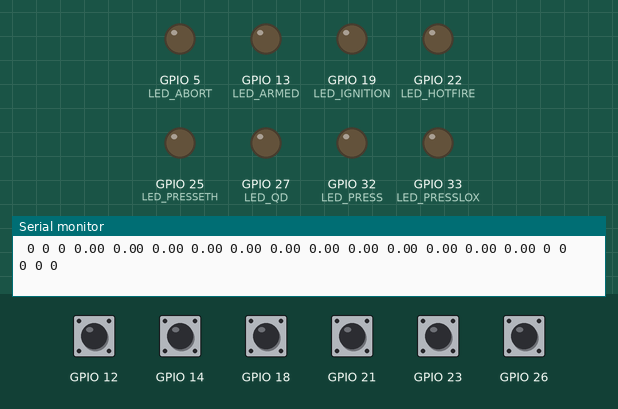
The sketch below on a simulated ESP32. Shown: output pins drawn as LEDs (lit = HIGH), the last lines printed to the serial monitor. The test bench sets the inputs (shaded band); at power-on: GPIO 12, GPIO 14, GPIO 18, GPIO 21, GPIO 23, GPIO 26 HIGH.

Above: at 1.2 s.
1.3 s: GPIO 18 pulled LOW for 0.15 s
At 2.4 s:
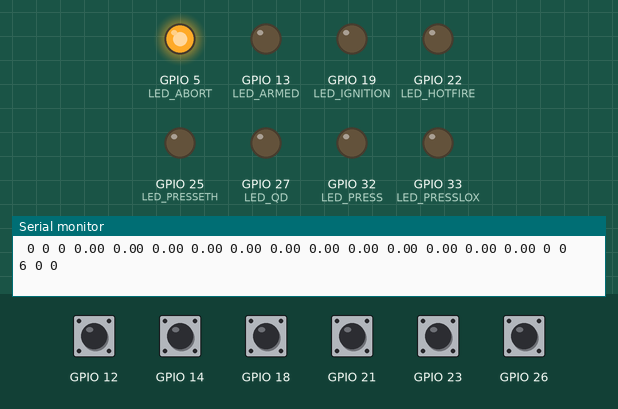
2.9 s: GPIO 12 pulled LOW for 0.15 s
4.5 s: GPIO 14 pulled LOW for 0.15 s
6.1 s: GPIO 21 pulled LOW for 0.15 s
7.7 s: GPIO 23 pulled LOW for 0.15 s
9.3 s: GPIO 26 pulled LOW for 0.15 s
Timing chart, 0 to 11.9 s (numbered marks = the images above; inputs shaded):
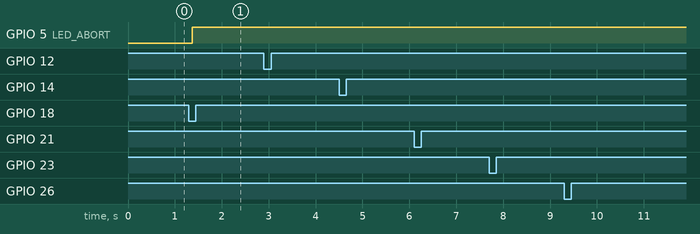

The sketch:

COMBoard_LE2_MAIN.ino
```cpp
/*
This code runs on the COM ESP32 and has a couple of main tasks.
1. Receive sensor data from DAQ ESP32
2. Send servo commands to DAQ ESP32
*/

#include <esp_now.h>
#include <WiFi.h>
#include <Wire.h>
#include <Arduino.h>
#include "HX711.h"
#include <ezButton.h>
#include "avdweb_Switch.h" //https://github.com/avandalen/avdweb_Switch
#include "freertos/FreeRTOS.h"
#include "freertos/Task.h"

//IF YOU WANT TO DEBUG, SET THIS TO 1. IF NOT SET ZERO
int DEBUG = 0;
bool SWITCHES = false;

#define COM_ID 1
#define DAQ_POWER_ID 2
#define DAQ_SENSE_ID 3

Switch SWITCH_ARMED = Switch(14);  //correct
Switch SWITCH_PRESS = Switch(12);  //correct
Switch SWITCH_QD = Switch(26);   //  correct
Switch SWITCH_IGNITION = Switch(21);
Switch SWITCH_HOTFIRE = Switch(23);
Switch SWITCH_ABORT = Switch(18);
#define LED_ARMED 13   //correct
#define LED_PRESSETH 25 //correct
#define LED_PRESSLOX 33 //corect
#define LED_PRESS 32 //correct
#define LED_QD 27 //correct
#define LED_IGNITION 19 //
#define LED_HOTFIRE 22  //correct
#define LED_ABORT 5

float pressTime = 0;

String success;
String message;
String serialMessage;
int COMState;
int incomingByte = 0;
int incomingMessageTime;
float incomingPT1 = 4; //PT errors when initialized to zero
float incomingPT2 = 4;
float incomingPT3 = 4;
float incomingPT4 = 4;
float incomingPT5 = 4;
float incomingLC1 = 4;
float incomingLC2 = 4;
float incomingLC3 = 4;
float incomingTC1 = 4;
float incomingTC2 = 4;
float incomingTC3 = 4;
float incomingTC4 = 4;
float incomingCap1 = 0;
float incomingCap2 = 0;
bool pressComplete = false;
bool ethComplete = false;
bool oxComplete = false;
short int queueSize = 0;

//TIMING VARIABLES
int state;
int serialState;
int manualState;
int DAQState;
int loopStartTime;
int sendDelay = 50;   //Measured in ms
enum STATES {IDLE, ARMED, PRESS, QD, IGNITION, HOTFIRE, ABORT};
//#define DEBUG_IDLE 90
//#define DEBUG_ARMED 91
//#define DEBUG_PRESS 92
//#define DEBUG_QD 93
//#define DEBUG_IGNITION 94
//#define DEBUG_HOTFIRE 95
//#define DEBUG_ABORT 96
double lastPrintTime = 0;
int debug_state = 0;

float currTime = 0;
float loopTime = 0;

float sendTime = 0;
float receiveTime = 0;

//ENSURE IP ADDRESS IS CORRECT FOR DEVICE IN USE!!!
//DAQ Breadboard {0x24, 0x62, 0xAB, 0xD2, 0x85, 0xDC}
//DAQ Protoboard {0x0C, 0xDC, 0x7E, 0xCB, 0x05, 0xC4}
//NON BUSTED DAQ {0x7C, 0x9E, 0xBD, 0xD8, 0xFC, 0x14}
// {0xC4, 0xDD, 0x57, 0x9E, 0x96, 0x34};
// uint8_t broadcastAddress[] = {0x08, 0x3A, 0xF2, 0xB7, 0x29, 0xBC}; //DAQ 1
//uint8_t broadcastAddress[] = {0xC8, 0xF0, 0x9E, 0x4F, 0x3C, 0xA4}; //Core board 2
//uint8_t broadcastAddress[] = {0x08, 0x3A, 0xF2, 0xB7, 0x29, 0xBC}; //TEST
uint8_t broadcastAddress[] = {0xe4, 0x65, 0xB8, 0x27, 0x62, 0x64}; //POWER

//{0x30, 0xC6, 0xF7, 0x2A, 0x28, 0x04}

//Structure example to send data
//Must match the receiver structure
typedef struct struct_message {
     int id;
     int messageTime;
     float PT_O1;
     float PT_O2;
     float PT_E1;
     float PT_E2;
     float PT_C1;
     float LC_1;
     float LC_2;
     float LC_3;
     float TC_1;
     float TC_2;
     float TC_3;
     float TC_4;
     int COMState;
     int DAQState;
     short int queueLength;
    //  bool pressComplete;
     bool ethComplete;
     bool oxComplete;
} struct_message;

struct_message myData;
//struct_message for incoming SENSE Board Readings
struct_message SENSE;
// Create a struct_message for POWER DAQ data.
struct_message POWER;
// Create a struct_message to hold outgoing commands
struct_message Commands;
// Callback when data is received, should we add this to the daq_sense board?
esp_now_peer_info_t peerInfo;


// Callback when data is received, should we add this to the daq_sense board?
void OnDataRecv(const uint8_t *mac, const uint8_t *incomingData, int len) {
  memcpy(&myData, incomingData, sizeof(myData));
  if (myData.id == DAQ_SENSE_ID) {
    SENSE = myData;
    // Serial.println("received sense");
    // Serial.println("dskljfhlksdj");
  }
  else if (myData.id == DAQ_POWER_ID) {
    POWER = myData;
    // Serial.print(POWER.DAQState);
  }
//  Serial.printf("Board ID %u: %u bytes\n", myData.id, len);
}


void setup() {
  // put your setup code here, to run once:
  Serial.begin(115200);
  Serial.println("Start of Setup");

  // setup LEDs and set to LOW
  pinMode(LED_ARMED, OUTPUT);
  pinMode(LED_PRESSETH, OUTPUT);
  pinMode(LED_PRESSLOX, OUTPUT);
  pinMode(LED_PRESS, OUTPUT);
  pinMode(LED_QD, OUTPUT);
  pinMode(LED_IGNITION, OUTPUT);
  pinMode(LED_HOTFIRE, OUTPUT);
  pinMode(LED_ABORT, OUTPUT);

  digitalWrite(LED_ARMED, LOW);
  digitalWrite(LED_PRESSETH, LOW);
  digitalWrite(LED_PRESSLOX, LOW);
  digitalWrite(LED_PRESS, LOW);
  digitalWrite(LED_QD, LOW);
  digitalWrite(LED_IGNITION, LOW);
  digitalWrite(LED_HOTFIRE, LOW);
  digitalWrite(LED_ABORT, LOW);


//
//  while(SWITCH_ABORT.on()){digitalWrite(LED_ABORT, HIGH);}
  Serial.println(WiFi.macAddress());
  //set device as WiFi station
  WiFi.mode(WIFI_STA);

  //initialize ESP32
   if (esp_now_init() != ESP_OK) {
    Serial.println("Error initializing ESP-NOW");
    return;
  }

  esp_now_register_send_cb(OnDataSent);

  // Register peer
  memcpy(peerInfo.peer_addr, broadcastAddress, 6);
  peerInfo.channel = 0;
  peerInfo.encrypt = false;

  // Add peer
  if (esp_now_add_peer(&peerInfo) != ESP_OK){
    Serial.println("Failed to add peer");
    return;
  }

  // Register for a callback function that will be called when data is received
  esp_now_register_recv_cb(OnDataRecv);

  // Used for debugging
  // Serial.println(WiFi.macAddress());
  state = IDLE;
  serialState = IDLE;
}

void loop(){
  receiveDataPrint();
  loopStartTime=millis();
  if (Serial.available() > 0) {
  // read the incoming byte:
    serialState = Serial.read()-48; //serial monitor input must be set to "No Line Ending"
  }
  if (POWER.DAQState != serialState) {
    dataSendCheck();
    // Serial.print("sdhgklsdhfljksf");
  }
  // Serial.print("I received: ");
  SWITCH_ARMED.poll();
  SWITCH_PRESS.poll();
  SWITCH_QD.poll();
  SWITCH_IGNITION.poll();
  SWITCH_HOTFIRE.poll();
  SWITCH_ABORT.poll();
  if (SWITCH_ABORT.on()) {Serial.println("abort switch on");}
  if (SWITCH_ARMED.on()) {Serial.println("armed switch on");}
  if (SWITCH_PRESS.on()) {Serial.println("press switch on");}
  if (SWITCH_QD.on()) {Serial.println("qd switch on");}
  if (SWITCH_IGNITION.on()) {Serial.println("ignitie switch on");}
  if (SWITCH_HOTFIRE.on()) {Serial.println("hf switch on");}
  if (DEBUG ==1) {
  Serial.print("COM State: ");
  Serial.print(state);
  Serial.print(";      DAQ State: ");
  Serial.println(POWER.DAQState);
  }
  switch (state) {
//
// if (DEBUG ==1) {
//  Serial.println(state);
// }

  case (IDLE): //Includes polling
    turnoffLEDs();
    if (SWITCH_ABORT.on()) {serialState=ABORT;}
    if (SWITCH_ARMED.on()) {serialState=ARMED;}
    state = serialState;
    break;

  case (ARMED):
    if (POWER.DAQState == ARMED) {digitalWrite(LED_ARMED, HIGH);}
    if (SWITCH_ABORT.on()) {serialState=ABORT;}
    if (SWITCH_PRESS.on()) {serialState=PRESS;}
    if(!SWITCH_ARMED.on() && SWITCHES) {serialState=IDLE;}
    state = serialState;
    break;

  case (PRESS):
   // press();
    if (SWITCH_ABORT.on()) {serialState=ABORT;}
    if (POWER.DAQState == PRESS) {digitalWrite(LED_PRESS, HIGH);}
    if (ethComplete) {digitalWrite(LED_PRESSETH, HIGH);}
    if (oxComplete) {digitalWrite(LED_PRESSLOX, HIGH);}
    if (!ethComplete) {digitalWrite(LED_PRESSETH, LOW);}
    if (!oxComplete) {digitalWrite(LED_PRESSLOX, LOW);}
    if (SWITCH_QD.on()) {serialState=QD;}  //add pressComplete && later
    //add return to idle functionality hyer
    if(!SWITCH_PRESS.on() && !SWITCH_ARMED.on() && SWITCHES) {serialState=IDLE;}
    state = serialState;
    break;

  case (QD):
    //quick_disconnect();
    if (SWITCH_ABORT.on()) {serialState=ABORT;}
    if (POWER.DAQState == QD) {digitalWrite(LED_QD, HIGH);}
    if (SWITCH_IGNITION.on()) {serialState=IGNITION;}
    if(!SWITCH_QD.on() && !SWITCH_ARMED.on() && SWITCHES) {serialState=IDLE;}
    dataSendCheck();
    state = serialState;
    break;


  case (IGNITION):
    //ignition();
    if (SWITCH_ABORT.on()) {serialState=ABORT;}
    if (POWER.DAQState == IGNITION) {digitalWrite(LED_IGNITION, HIGH);}
    if (SWITCH_HOTFIRE.on()) {serialState=HOTFIRE;}
    if(!SWITCH_ARMED.on() && !SWITCH_IGNITION.on() && SWITCHES) {
      serialState=IDLE;}
    // Serial.print("ksjdgksldjf");
    dataSendCheck();
    state = serialState;
    break;

  case (HOTFIRE):
    // hotfire();
    if (SWITCH_ABORT.on()) {serialState=ABORT;}
    if (POWER.DAQState == HOTFIRE) {digitalWrite(LED_HOTFIRE, HIGH);}
    if (!SWITCH_ARMED.on() && !SWITCH_HOTFIRE.on() && SWITCHES) {
      serialState=IDLE;}
    dataSendCheck();
    state = serialState;
    break;

  case (ABORT):
    if (POWER.DAQState == ABORT) {digitalWrite(LED_ABORT, HIGH);}
    digitalWrite(LED_ABORT, HIGH);
    digitalWrite(LED_IGNITION,LOW);
    digitalWrite(LED_QD, LOW);
    digitalWrite(LED_ARMED, LOW);
    digitalWrite(LED_PRESS, LOW);
    digitalWrite(LED_PRESSETH, LOW);
    digitalWrite(LED_PRESSLOX, LOW);
    digitalWrite(LED_HOTFIRE, LOW);
    state = ABORT;
    dataSendCheck();
    if(!SWITCH_ARMED.on() && !SWITCH_ABORT.on() && SWITCHES) {serialState=IDLE;}
    state = serialState;
    break;

//  case (DEBUG):
//   // debug();
//    serialState=IDLE;
//    state = serialState;
//    debug();
//    break;
  }
  }


 void turnoffLEDs() {
    digitalWrite(LED_ARMED, LOW);
    digitalWrite(LED_PRESS, LOW);
    digitalWrite(LED_PRESSETH, LOW);
    digitalWrite(LED_PRESSLOX, LOW);
    digitalWrite(LED_QD, LOW);
    digitalWrite(LED_IGNITION, LOW);
    digitalWrite(LED_HOTFIRE, LOW);
    digitalWrite(LED_ABORT, LOW);
 }


void dataSendCheck() {
    dataSend();
}

void dataSend() {
  // Set values to send
  Commands.COMState = state;
  Commands.id = COM_ID;
  // Send message via ESP-NOW
  esp_err_t result = esp_now_send(broadcastAddress, (uint8_t *) &Commands, sizeof(Commands));
}


void OnDataSent(const uint8_t *mac_addr, esp_now_send_status_t status) {
  // Serial.print("\r\nLast Packet Send Status:\t");
  // Serial.println(status == ESP_NOW_SEND_SUCCESS ? "Delivery Success" : "Delivery Fail");
  if (status ==0){
    success = "Delivery Success :)";
  }
  else{
    success = "Delivery Fail :(";
  }
}

void receiveDataPrint() {
  serialMessage.clear();
  serialMessage.concat(" ");
  serialMessage.concat(SENSE.messageTime);
  serialMessage.concat(" ");
  serialMessage.concat(SENSE.messageTime);
  serialMessage.concat(" ");
  serialMessage.concat(POWER.messageTime);
  serialMessage.concat(" ");
  serialMessage.concat(SENSE.PT_O1);
  serialMessage.concat(" ");
  serialMessage.concat(SENSE.PT_O2);
  serialMessage.concat(" ");
  serialMessage.concat(SENSE.PT_E1);
  serialMessage.concat(" ");
  serialMessage.concat(SENSE.PT_E2);
  serialMessage.concat(" ");
  serialMessage.concat(SENSE.PT_C1);
  serialMessage.concat(" ");
  serialMessage.concat(SENSE.LC_1);
  serialMessage.concat(" ");
  serialMessage.concat(SENSE.LC_2);
  serialMessage.concat(" ");
  serialMessage.concat(SENSE.LC_3);
  serialMessage.concat(" ");
  serialMessage.concat(SENSE.TC_1);
  serialMessage.concat(" ");
  serialMessage.concat(SENSE.TC_2);
  serialMessage.concat(" ");
  serialMessage.concat(SENSE.TC_3);
  serialMessage.concat(" ");
  serialMessage.concat(SENSE.TC_4);
  serialMessage.concat(" ");
  serialMessage.concat(POWER.ethComplete);
  serialMessage.concat(" ");
  serialMessage.concat(POWER.oxComplete);
  serialMessage.concat(" ");
  serialMessage.concat(Commands.COMState);
  serialMessage.concat(" ");
  serialMessage.concat(POWER.DAQState);
  serialMessage.concat(" ");
  serialMessage.concat(SENSE.queueLength);
  Serial.println(serialMessage);
  serialMessage = "";
}


////////BANDAID CODE FOR SENSE-COM COMMS ISSUE

// void receiveDataPrint() {
//   serialMessage.clear();
//   serialMessage.concat(" ");
//   serialMessage.concat(millis());
//   serialMessage.concat(" ");
//   serialMessage.concat(SENSE.messageTime);
//   serialMessage.concat(" ");
//   serialMessage.concat(POWER.messageTime);
//   serialMessage.concat(" ");
//   serialMessage.concat(POWER.PT_O1);
//   serialMessage.concat(" ");
//   serialMessage.concat(POWER.PT_O2);
//   serialMessage.concat(" ");
//   serialMessage.concat(POWER.PT_E1);
//   serialMessage.concat(" ");
//   serialMessage.concat(POWER.PT_E2);
//   serialMessage.concat(" ");
//   serialMessage.concat(POWER.PT_C1);
//   serialMessage.concat(" ");
//   serialMessage.concat(POWER.LC_1);
//   serialMessage.concat(" ");
//   serialMessage.concat(POWER.LC_2);
//   serialMessage.concat(" ");
//   serialMessage.concat(POWER.LC_3);
//   serialMessage.concat(" ");
//   serialMessage.concat(POWER.TC_1);
//   serialMessage.concat(" ");
//   serialMessage.concat(POWER.TC_2);
//   serialMessage.concat(" ");
//   serialMessage.concat(POWER.TC_3);
//   serialMessage.concat(" ");
//   serialMessage.concat(POWER.TC_4);
//   serialMessage.concat(" ");
//   serialMessage.concat(POWER.ethComplete);
//   serialMessage.concat(" ");
//   serialMessage.concat(POWER.oxComplete);
//   serialMessage.concat(" ");
//   serialMessage.concat(Commands.COMState);
//   serialMessage.concat(" ");
//   serialMessage.concat(POWER.DAQState);
//   serialMessage.concat(" ");
//   serialMessage.concat(SENSE.queueLength);
//   Serial.println(serialMessage);
// }
```

Measured:
- after the input at 1.3 s, GPIO 5 (LED_ABORT): LOW → HIGH after 0.07 s
